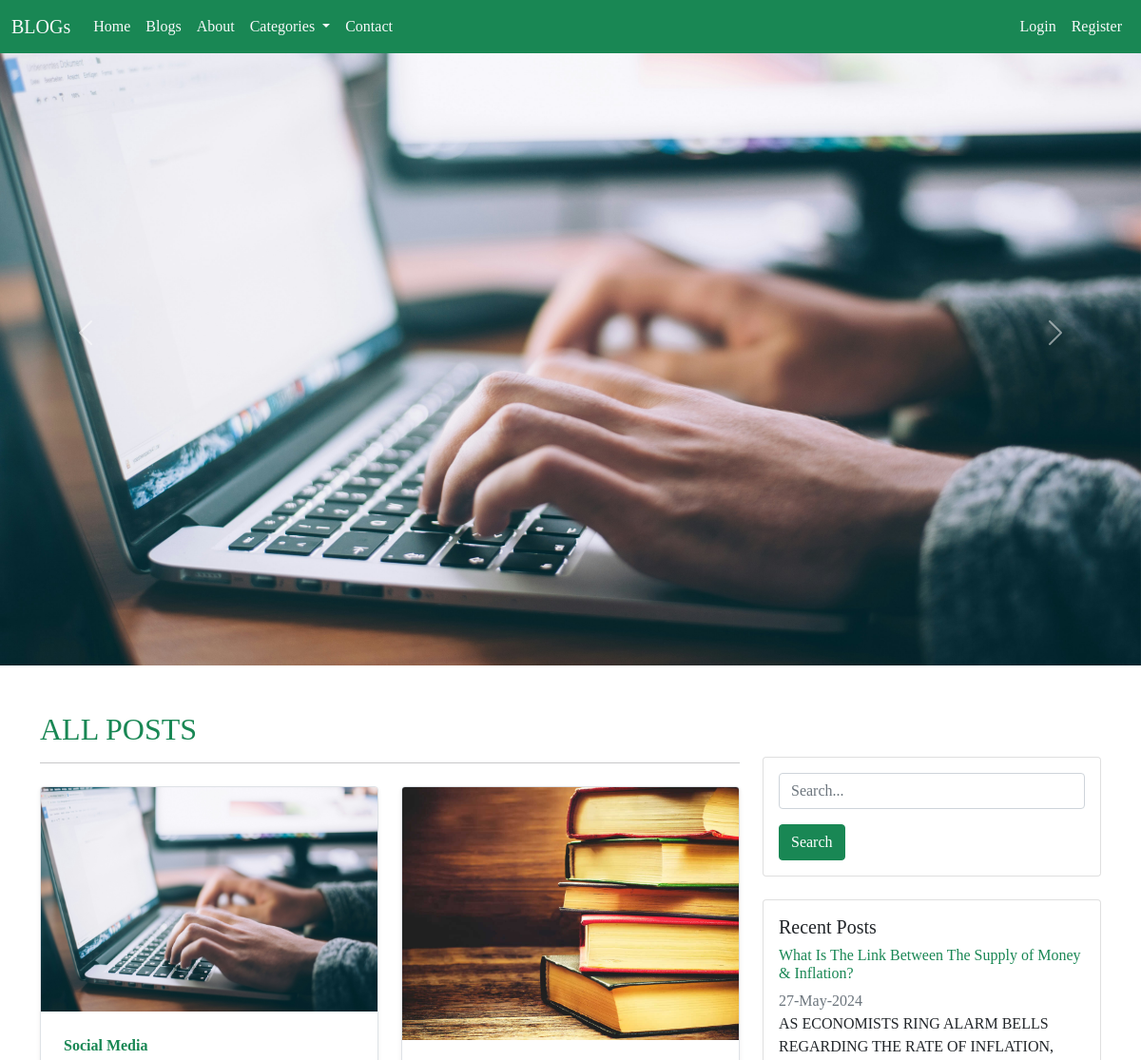
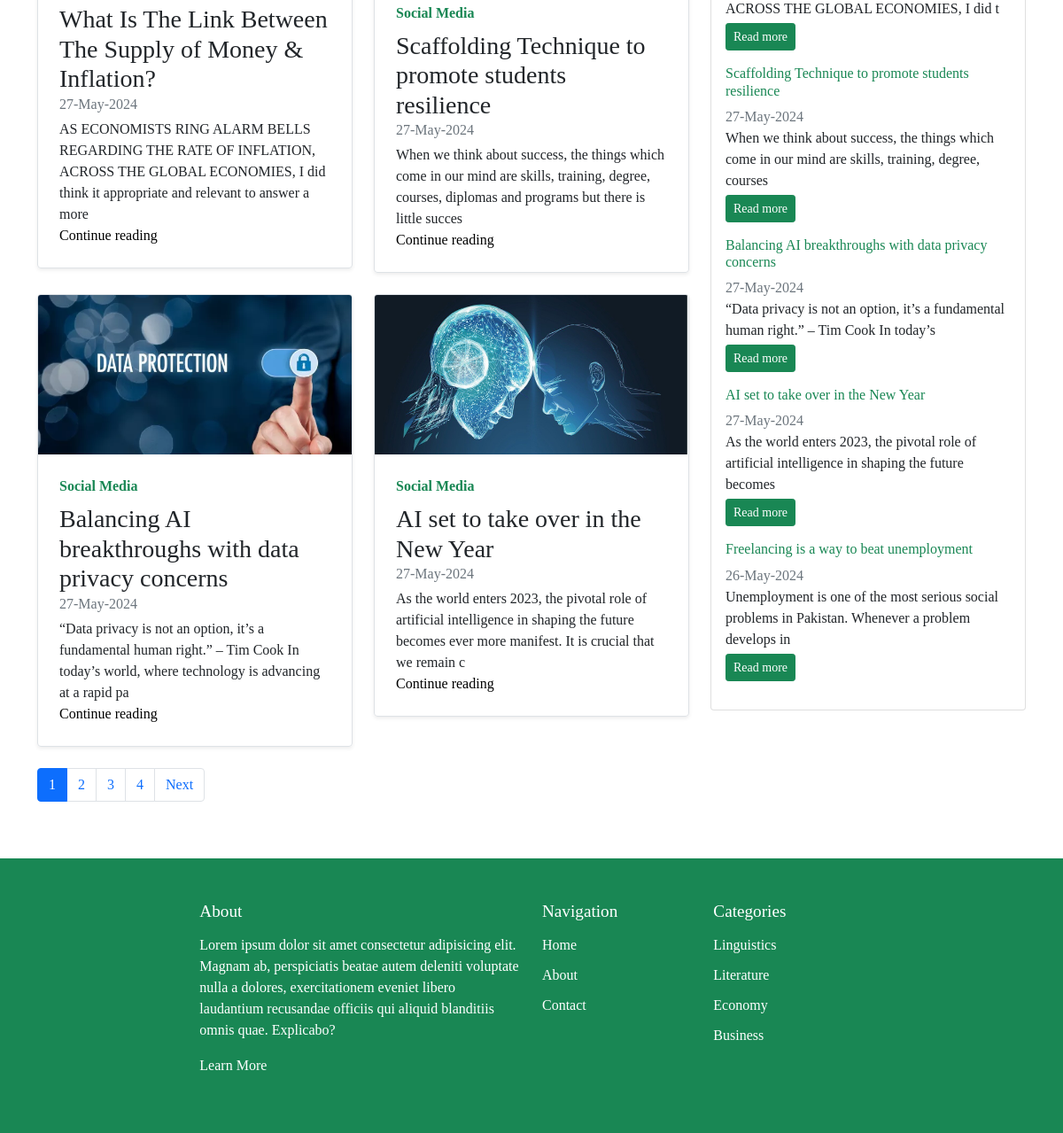
The page / on the database its author committed (2 pictures, top to bottom).
### tables this page shows
CREATE TABLE `post` (
  `post_id` int(11) NOT NULL AUTO_INCREMENT,
  `blog_id` int(11) DEFAULT NULL,
  `post_title` varchar(200) NOT NULL,
  `post_summary` text NOT NULL,
  `post_description` longtext NOT NULL,
  `featured_image` text DEFAULT NULL,
  `post_image_path` text DEFAULT NULL,
  `post_status` enum('Active','InActive') DEFAULT NULL,
  `is_comment_allowed` tinyint(1) NOT NULL DEFAULT 1,
  `created_at` timestamp NOT NULL DEFAULT current_timestamp(),
  `updated_at` timestamp NULL DEFAULT NULL,
  PRIMARY KEY (`post_id`),
  KEY `blog_id` (`blog_id`),
  CONSTRAINT `post_ibfk_1` FOREIGN KEY (`blog_id`) REFERENCES `blog` (`blog_id`) ON DELETE CASCADE ON UPDATE CASCADE
);

CREATE TABLE `blog` (
  `blog_id` int(11) NOT NULL AUTO_INCREMENT,
  `user_id` int(11) DEFAULT NULL,
  `blog_title` varchar(200) DEFAULT NULL,
  `post_per_page` int(11) DEFAULT NULL,
  `blog_background_image` text DEFAULT NULL,
  `blog_image_path` text DEFAULT NULL,
  `blog_status` enum('Active','InActive') DEFAULT NULL,
  `created_at` timestamp NOT NULL DEFAULT current_timestamp(),
  `updated_at` timestamp NULL DEFAULT NULL,
  PRIMARY KEY (`blog_id`),
  KEY `user_id` (`user_id`),
  CONSTRAINT `blog_ibfk_1` FOREIGN KEY (`user_id`) REFERENCES `user` (`user_id`) ON DELETE CASCADE ON UPDATE CASCADE
);

CREATE TABLE `category` (
  `category_id` int(11) NOT NULL AUTO_INCREMENT,
  `category_title` varchar(100) DEFAULT NULL,
  `category_description` text DEFAULT NULL,
  `category_status` enum('Active','InActive') DEFAULT NULL,
  `created_at` timestamp NOT NULL DEFAULT current_timestamp(),
  `updated_at` timestamp NULL DEFAULT NULL,
  PRIMARY KEY (`category_id`)
);

### require/functions.php (called while the page is built, shortened)
<?php
$localhost ="localhost";
$username  ="root";
$password  ="";
$database  ="21442_hyder_alam";
$connection=mysqli_connect($localhost,$username,$password,$database);
	function excecute_query($query){
		global $connection;
		$sql=$query;
		$result=mysqli_query($connection,$sql) or die("<p style='color: red;'><b>Error Message: </b>".mysqli_connect_error()."</p>");
		return $result;
	}
?>

### index.php (the view, shortened to what this page needs)
<?php include("require/header.php");
require_once ('require/functions.php');
include('require/slider.php');
?>
<?php $total="SELECT count(post.post_id) AS 'total' FROM post,blog WHERE post.blog_id=blog.blog_id AND post.post_status ='Active' AND blog.blog_status = 'Active' ";
    $result1=excecute_query($total);
        $limit=4;
        $total_post=mysqli_fetch_assoc($result1);
        $totalrecords  = $total_post['total'];
        $totalpages = ceil($totalrecords / $limit);
   if (isset($_GET['page'])) {
    $page = $_GET['page'];
        } else {
            $page = 1;
        }
    $offset = ($page - 1) * $limit;
?>
<div class="container mt-5">
    <div class="row">
        <div class="col-md-8">
            <h2 class="text-success">ALL POSTS</h2>
            <hr class="mb-4">
           <?php $query= "SELECT  post.post_id, post.post_image_path, post.post_title , blog.blog_title, post.created_at , post.post_summary FROM 21442_hyder_alam.post_category
    INNER JOIN 21442_hyder_alam.category
        ON (post_category.category_id = category.category_id)
    INNER JOIN 21442_hyder_alam.post
        ON (post_category.post_id = post.post_id)
    INNER JOIN 21442_hyder_alam.blog
        ON (post.blog_id = blog.blog_id)
    INNER JOIN 21442_hyder_alam.user
        ON (blog.user_id = user.user_id) WHERE post.post_status= 'Active' AND blog.blog_status = 'Active' AND category.category_status = 'Active'
GROUP BY post.post_id ORDER BY post.post_id DESC LIMIT $offset, $limit";
                   $result =excecute_query($query);
                   if ($result->num_rows > 0) {
           ?>
            <div class="row">
                <?php  while($rows=mysqli_fetch_assoc($result)){ ?>
                <div class="col-md-6">
                    <div class="row g-0 border rounded overflow-hidden flex-md-row mb-4 shadow-sm h-md-250 position-relative">
                        <div class="col-auto">
                            <img style="width: 400px ;" src="<?='admin/'.$rows['post_image_path']?>" alt="Image" class="img-fluid">
                        </div>
                        <div class="col p-4 d-flex flex-column position-static">
                            <strong class="d-inline-block mb-2 text-success"><?=$rows['blog_title']?></strong>
                            <h3 class="mb-0"><?=substr($rows['post_title'],0,100)?></h3>
                            <div class="mb-1 text-muted"><?=date('d-M-Y', strtotime($rows['created_at'])) ?></div>
                            <p class="mb-auto"><?=substr($rows['post_summary'], 0, 150)?></p>
                            <a href="view.php?post_id=<?=$rows['post_id']?>" class="stretched-link">Continue reading</a>
                        </div>
                    </div>
                </div>
                <?php }?>
              <nav aria-label="Page navigation example">
                <ul class="pagination">
                    <?php for ($i = 1; $i <= $totalpages; $i++) { ?>
                    <li class="page-item <?= ($page == $i) ? 'active' : '' ?>">
                        <a class="page-link" href="index.php?page=<?=$i?>"><?=$i?></a>
                    </li>
                    <?php } ?>
                    <?php if ($page < $totalpages) { ?>
                    <li class="page-item">
                        <a class="page-link" href="index.php?page=<?=($page + 1)?>">Next</a>
                    </li>
                    <?php } ?>
                </ul>
            </nav>
            </div>
        </div>
        <?php }?>
        <div class="col-md-4 mt-5">
            <div class="card mb-4">
                <div class="card-body">
                    <form action="require/ajax_process.php" method="POST">
                        <div class="mb-3">
                            <input type="text" name="search_result" class="form-control" placeholder="Search...">
                        </div>
                        <input type="submit" value="Search" name="search" class="btn btn-success"></input>
                    </form>
                </div>
            </div>
            <div class="card">
                <div class="card-body">
                    <h5 class="card-title">Recent Posts</h5>
                    <?php $recent = "SELECT  post.post_id, post.post_title , post.created_at , post.post_summary FROM 21442_hyder_alam.post_category
                 INNER JOIN 21442_hyder_alam.category
                ON (post_category.category_id = category.category_id)
                    INNER JOIN 21442_hyder_alam.post
                ON (post_category.post_id = post.post_id)
                    INNER JOIN 21442_hyder_alam.blog
                ON (post.blog_id = blog.blog_id)
                    INNER JOIN 21442_hyder_alam.user
                ON (blog.user_id = user.user_id) WHERE post.post_status= 'Active' AND blog.blog_status = 'Active' AND category.category_status = 'Active'
                GROUP BY post.post_id ORDER BY post.post_id DESC LIMIT 5";
                    $result=excecute_query($recent);
                    if ($result->num_rows > 0) {
                         while($post=mysqli_fetch_assoc($result)){
                        ?>
                        <div class="mb-3">
                        <h6><a href="view.php?post_id=<?=$post['post_id']?>" class="text-success"><?=$post['post_title']?></a></h6>
                        <p class="text-muted mb-0"><?=date('d-M-Y', strtotime($post['created_at'])) ?></p>
                        <p class="mb-1"><?=substr( $post['post_summary'], 0,100 )?></p>
                        <a href="view.php?post_id=<?=$post['post_id']?>" class="btn btn-sm btn-success">Read more</a>
                        </div>
                      <?php }} ?>
                </div>
            </div>
        </div>
    </div>
</div>
<?php include("require/footer.php")?>

### require/header.php (shortened to what this page needs)
<?php session_start();
require_once("require/functions.php");
?>
<!DOCTYPE html>
<html lang="en">
<head>
  <link rel="stylesheet" type="text/css" href="bootstrap/css/bootstrap.min.css">
</head>
<body>
<nav id="nav" class="navbar fixed-top navbar-expand-lg bg-body-tertiary bg-success navbar-light">
  <div class="container-fluid">
    <a class="navbar-brand text-light" href="index.php">BLOGs</a>
    <div class="collapse navbar-collapse" id="navbarSupportedContent">
      <ul class="navbar-nav me-auto mb-2 mb-lg-0">
        <li class="nav-item">
          <a class="text-light  nav-link active" aria-current="page" href="index.php">Home</a>
        </li>
        <li class="nav-item">
          <a class="nav-link text-light"  href="blog.php">Blogs</a>
        </li>
        <li class="nav-item">
          <a class="nav-link text-light"  href="about.php">About</a>
        </li>
        <li class="nav-item dropdown">
          <a class="nav-link dropdown-toggle text-light" href="#" role="button" data-bs-toggle="dropdown" aria-expanded="false">
            Categories
          </a>
        </li>
        <li class="nav-item">
          <a class="nav-link text-light" href="contact.php">Contact</a>
        </li>
      </ul>
      <ul class="navbar-nav">
        <?php if (isset($_SESSION['user']) && $_SESSION['user']['is_approved']=='Approved' && $_SESSION['user']['is_active']=='Active') {
           $user_id = $_SESSION['user']['user_id'] ;
          ?>
        <li class="nav-item">
          <a class="nav-link text-light" href="edit_profile.php?user_id=<?=$user_id?>">Update profile</a>
        </li>
         <li class="nav-item">
          <a class="nav-link text-light" href="logout.php">Logout</a>
        </li>
        <?php
        }else{
        ?>
        <li class="nav-item">
          <a class="nav-link text-light" href="login.php">Login</a>
        </li>
        <li class="nav-item">
          <a class="nav-link text-light" href="register.php">Register</a>
        </li>
        <?php } ?>
      </ul>
    </div>
  </div>
</nav>

### require/slider.php (shortened to what this page needs)
<?php
require_once('require/functions.php');
$query = "SELECT * FROM post WHERE post_status = 'Active' ORDER BY post_id DESC ";
$result = excecute_query($query);
?>
<div id="carouselExampleControls" class="carousel slide" data-bs-ride="carousel">
  <div class="carousel-inner">
    <?php if ($result->num_rows > 0) {
           $first = mysqli_fetch_assoc($result);
      ?>
    <div class="carousel-item active">
      <img height="700px"  src="<?= 'admin/'.$first['post_image_path'] ?>" class="d-block w-100" alt="...">
    </div>
        <?php while($rows = mysqli_fetch_assoc($result)) { ?>
    <div class="carousel-item">
      <img height="700px" src="<?= 'admin/'.$rows['post_image_path'] ?>" class="d-block w-100" alt="...">
    </div>
    <?php } }?>
  </div>
  <button class="carousel-control-prev" type="button" data-bs-target="#carouselExampleControls" data-bs-slide="prev">
    <span class="carousel-control-prev-icon" aria-hidden="true"></span>
  </button>
  <button class="carousel-control-next" type="button" data-bs-target="#carouselExampleControls" data-bs-slide="next">
    <span class="carousel-control-next-icon" aria-hidden="true"></span>
  </button>
</div>

### require/footer.php (shortened to what this page needs)
<div class="footer bg-success text-white py-5 mt-5">
  <div class="container-fluid">
    <div class="row justify-content-center">
      <div class="col-lg-4 col-md-12 col-sm-12">
        <h3 class="footer-heading">About</h3>
        <p>Lorem ipsum dolor sit amet consectetur adipisicing elit. Magnam ab, perspiciatis beatae autem deleniti voluptate nulla a dolores, exercitationem eveniet libero laudantium recusandae officiis qui aliquid blanditiis omnis quae. Explicabo?</p>
        <p><a href="about.php" class="footer-link-more text-white">Learn More</a></p>
      </div>
      <div class="col-md-6 col-sm-6 col-lg-2">
        <h3 class="footer-heading">Navigation</h3>
        <ul class="footer-links list-unstyled">
          <li><a href="index.php" class="text-white"><i class="bi bi-chevron-right"></i> Home</a></li>
          <li><a href="about.php" class="text-white"><i class="bi bi-chevron-right"></i> About</a></li>
          <li><a href="contact.php" class="text-white"><i class="bi bi-chevron-right"></i> Contact</a></li>
        </ul>
      </div>
      <div class="col-md-6 col-sm-6 col-lg-2">
        <h3 class="footer-heading">Categories</h3>
        <?php
        $query = "SELECT category.category_id, category.category_title FROM category LIMIT 4";
        $catg = excecute_query($query);
        ?>
        <ul class="footer-links list-unstyled">
          <?php if ($catg->num_rows > 0) {
            while ($rows = mysqli_fetch_assoc($catg)) { ?>
              <li><a href="category.php?catg_id=<?= $rows['category_id'] ?>" class="text-white"><i class="bi bi-chevron-right"></i><?= $rows['category_title'] ?></a></li>
          <?php }
          } ?>
        </ul>
      </div>
    </div>
  </div>
</div>
</body>
</html>

### require/header.php (style rules this page uses)
.navbar-nav .nav-link { transition: background-color 0.3s; border-radius: 10px; }
a { text-decoration: none; color: black; }
body { font-family: 'PT Serif', serif; display: flex; flex-direction: column; min-height: 100vh; }
.footer { background-color: #198754; color: white; padding: 20px; width: 100%; }
.footer .footer-heading { font-size: 1.2rem; margin-bottom: 15px; }
.footer .footer-links { list-style: none; padding: 0; }
.footer .footer-links li { margin-bottom: 10px; }
.footer .footer-links a { color: white; text-decoration: none; }

### rows shown on the page
post: post_image_path (picture), blog.blog_title "Social Media", post_title "What Is The Link Between The Supply of Money & Inflation?", created_at "27-May-2024", post_summary "AS ECONOMISTS RING ALARM BELLS REGARDING THE RATE OF INFLATION, ACROSS THE GLOBAL ECONOMIES, I did think it appropriate and relevant to answer a more", post_summary "AS ECONOMISTS RING ALARM BELLS REGARDING THE RATE OF INFLATION, ACROSS THE GLOBAL ECONOMIES, I did t"
post: post_image_path (picture), blog.blog_title "Social Media", post_title "Scaffolding Technique to promote students resilience", created_at "27-May-2024", post_summary "When we think about success, the things which come in our mind are skills, training, degree, courses, diplomas and programs but there is little succes", post_summary "When we think about success, the things which come in our mind are skills, training, degree, courses"
post: post_image_path (picture), blog.blog_title "Social Media", post_title "Balancing AI breakthroughs with data privacy concerns", created_at "27-May-2024", post_summary "“Data privacy is not an option, it’s a fundamental human right.” – Tim Cook In today’s world, where technology is advancing at a rapid pa", post_summary "“Data privacy is not an option, it’s a fundamental human right.” – Tim Cook In today’s"
post: post_image_path (picture), blog.blog_title "Social Media", post_title "AI set to take over in the New Year", created_at "27-May-2024", post_summary "As the world enters 2023, the pivotal role of artificial intelligence in shaping the future becomes ever more manifest. It is crucial that we remain c", post_summary "As the world enters 2023, the pivotal role of artificial intelligence in shaping the future becomes"
post: post_title "Freelancing is a way to beat unemployment", created_at "26-May-2024", post_summary "Unemployment is one of the most serious social problems in Pakistan. Whenever a problem develops in"
category: category_title "Linguistics"
category: category_title "Literature"
category: category_title "Economy"
category: category_title "Business"
